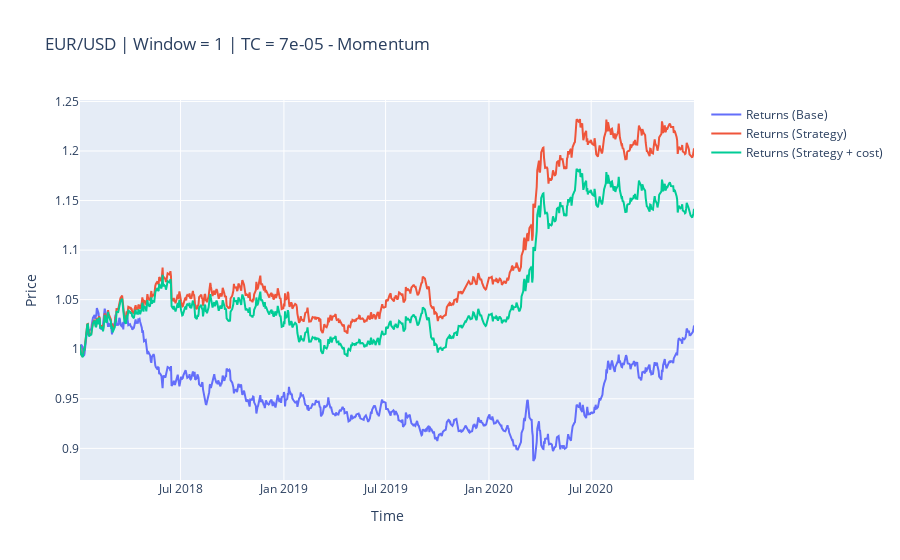

The cell this chart's notebook holds for it:
### Code cell
tester.plot_results()

### Figure 1 — Plotly figure (JSON) as saved in the notebook; plotly's stock layout.template omitted (floating-point values rounded to 4 significant figures; data arrays with more than 128 entries replaced by an {"elided": "..."} marker saying what was removed)
{"data": [{"name": "Returns (Base)", "type": "scatter", "x": {"elided": "781 str values"}, "y": {"elided": "781 float values"}}, {"name": "Returns (Strategy)", "type": "scatter", "x": {"elided": "781 str values"}, "y": {"elided": "781 float values"}}, {"name": "Returns (Strategy + cost)", "type": "scatter", "x": {"elided": "781 str values"}, "y": {"elided": "781 float values"}}], "layout": {"title": {"text": "EUR/USD | Window = 1 | TC = 7e-05 - Momentum"}, "xaxis": {"title": {"text": "Time"}}, "yaxis": {"title": {"text": "Price"}}}}
